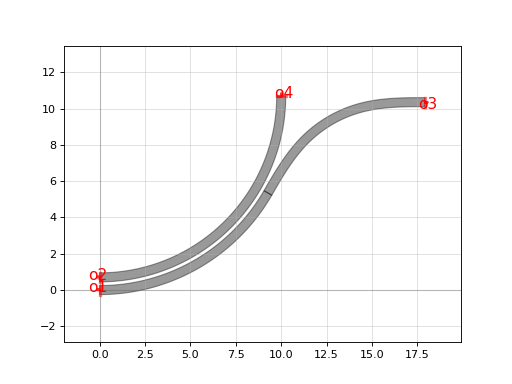

Source code (Python):
import gdsfactory as gf

c = gf.components.coupler_bend(radius=10.0, coupler_gap=0.2, coupling_angle_coverage=120.0, cross_section_inner='strip', cross_section_outer='strip')
c.plot()
